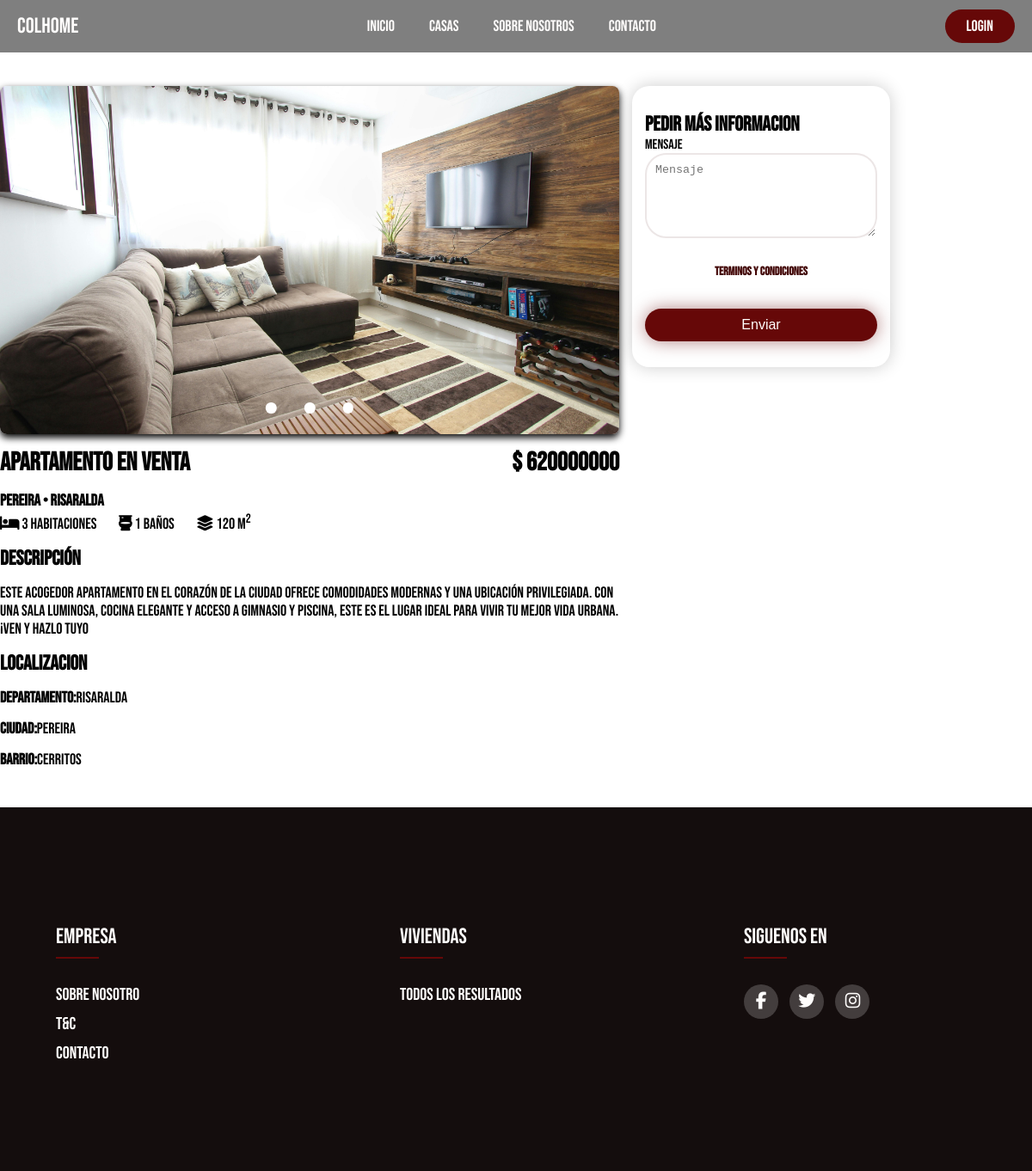
/single_house.php?home_id=4, run on the app's committed database.
### tables this page shows
CREATE TABLE `houses` (
  `home_id` int(11) NOT NULL,
  `home_category` varchar(100) NOT NULL,
  `home_price` int(11) NOT NULL,
  `home_city` varchar(100) NOT NULL,
  `home_neighborhood` varchar(100) NOT NULL,
  `home_location` varchar(50) NOT NULL,
  `home_rooms` int(11) NOT NULL,
  `home_bathrooms` int(11) NOT NULL,
  `home_meters` int(11) NOT NULL,
  `home_description` varchar(255) NOT NULL,
  `home_importance` varchar(255) NOT NULL DEFAULT 'alta',
  `home_image1` varchar(255) NOT NULL,
  `home_image2` varchar(255) NOT NULL,
  `home_image3` varchar(255) NOT NULL
);

### single_house.php (the view, shortened to what this page needs)
<?php
    include('server/connection.php');
    if(isset($_POST['more-information'])){
        if(isset($_SESSION['logged_in'])){
            $user_id = $_SESSION['user_id'];
            $user_email = $_SESSION['user_email'];
            $user_message = $_POST['message'];
            $homeId = (int)$_POST['home_id'];
            $stmt1 = $conn->prepare("INSERT INTO send_information (user_id,home_id,information_message)
                                    VALUES (?,?,?) ");
            $stmt1->bind_param('iis',$user_id,$homeId,$user_message);
            if($stmt1->execute()){
                header('location: single_house.php?message=Mensaje enviado Pronto resiviras Informacion');
            }else{
                header('location: single_house.php?error=Ocurrio un error intenta enviar el mesaje de nuevo');
            }
        }else{
            header('location: login.php');
        }
    }
    else if(isset($_GET['home_id'])){
        $home_id = $_GET['home_id'];
        $stmt = $conn->prepare("SELECT * FROM houses WHERE home_id= ? ");
        $stmt->bind_param("i",$home_id);
        $stmt->execute();
        $home_information = $stmt->get_result();
    }else{
        header('location: index.php');
        echo $home_id;
    }
?>
<!DOCTYPE html>
<html lang="es">
<head>
    <link rel="stylesheet" href="styles/style.css">
    <link rel="stylesheet" type="text/css"
        href="https://cdnjs.cloudflare.com/ajax/libs/font-awesome/6.5.1/css/all.min.css">
</head>
<body>
    <?php include('loyouts/header.php')?>
    <main>
        <section class="container">
            <div class="content-single-house">
            <?php while($home = $home_information->fetch_assoc()) {?>
                <div class="single-house-information">
                    <div class="content-slider">
                        <div class="slider">
                            <img id="slider1" src="imgs/<?php echo$home['home_image1'];?>" alt="">
                        </div>
                        <div class="slider-nav">
                            <a href="#slider1"></a>
                            <a href="#slider2"></a>
                            <a href="#slider3"></a>
                        </div>
                    </div>
                    <div class="single-house-text">
                        <div class="single-house-title">
                            <h1><?php echo$home['home_category'];?> en venta</h1>
                            <h1>$ <?php echo$home['home_price'];?></h1>
                        </div>
                        <div class="main-characteristics">
                            <h3><?php echo$home['home_city'];?> <span>&#8226</span> <?php echo$home['home_location'];?></h3>
                            <span class="icon"><i class="fa-solid fa-bed"></i> <?php echo$home['home_rooms'];?> Habitaciones</span>
                            <span class="icon"><i class="fa-solid fa-toilet"></i> <?php echo$home['home_bathrooms'];?> Baños</span>
                            <span class="icon"><i class="fa-solid fa-layer-group"></i> <?php echo$home['home_meters'];?> m<sup>2</sup> </span>
                        </div>
                        <div class="single-house-details">
                            <h2>Descripción</h2>
                            <p> <?php echo$home['home_description'];?></p>
                            <h2>Localizacion</h2>
                            <p><strong>Departamento:</strong><?php echo$home['home_location'];?></p>
                            <p><strong>Ciudad:</strong><?php echo$home['home_city'];?></p>
                            <p><strong>Barrio:</strong><?php echo$home['home_neighborhood'];?></p>
                        </div>
                    </div>
                </div>
            <?php }?>
                <div class="content-form-single-product">
                    <div class="form-single-house ">
                        <form action="single_house.php" method="post">
                            <h2>Pedir más Informacion</h2>
                            <div class="input-group">
                                <label for="message">Mensaje</label>
                                <textarea name="message" id="message" cols="30" rows="5"
                                    placeholder="Mensaje"></textarea>
                                <div class="form-txt-contact">
                                    <a href="t&c.html">Terminos y Condiciones</a>
                                </div>
                                <input type="submit" class="btn-form-single-house" name="more-information" value="Enviar">
                            </div>
                        </form>
                    </div>
                </div>
            </div>
        </section>
    </main>
    <?php include('loyouts/footer.php')?>
</body>
</html>

### styles/style.css (style rules this page uses)
* { margin: 0; padding: 0; text-decoration: none; box-sizing: border-box ; list-style: none; }
body { font-family: "Bebas Neue", sans-serif; }
.container { max-width: 1200px; margin: 0 auto; }
.content-account input,textarea { padding: 10px 10px ; border-radius: 25px; margin-bottom: 20px; border: 2px solid #ece6e6; outline: none; }
.form-txt-contact { margin-bottom: 5px; display: flex; justify-content: center; }
.form-txt-contact a { color: rgb(65, 5, 5); font-size: 14px ; font-weight: 600; padding-top: 10px; }
.content-contact input,textarea { padding: 10px 10px ; border-radius: 25px; margin-bottom: 20px; border: 2px solid #ece6e6; outline: none; }
.input-group { display: flex; flex-direction: column; text-align: left; }
.content-single-house { min-height: 100vh; max-width:100vw; min-width: 100vw; display: flex; flex-wrap: wrap; flex-direction: row; margin-top: 100px; }
.single-house-information { display: flex; flex-direction: column; max-width: 60vw; }
.content-slider { position: relative; max-width: 60vw; margin: 0 auto; }
.slider { display: flex; aspect-ratio: 16 / 9; overflow-x: hidden; scroll-snap-type: x mandatory; scroll-behavior: smooth; box-shadow: 0 .25rem .5rem #000000; border-radius: 0.5rem; }
.slider img { flex: 1 0 100%; scroll-snap-align: none; object-fit: cover; }
.slider-nav { display: flex; column-gap: 2rem; position: absolute; bottom: 1.5rem; left: 50%; transform: translateX(-50%); z-index: 1; }
.slider-nav a { width: .8rem; height: .8rem; border-radius: 50%; background-color: white; transition: opacity ease 250ms; }
.single-house-title { display: flex; justify-content: space-between; font-size: 20px; margin: 15px 0px; font-weight: 500; }
.main-characteristics { margin-bottom: 15px ; }
.main-characteristics .icon { margin-right: 23px; font-size: 18px; }
.single-house-details h2,p { margin-bottom: 15px; }
.single-house-details p { font-size: 18px; }
.form-single-house { right: 0; }
.content-form-single-product { position: relative; min-height: 100vh; }
.form-single-house { padding: 30px 15px ; margin: 0 15px; box-shadow: 0 0 20px rgba(0, 0, 0, 0.2); border-radius: 20px; width: 300px; position: sticky; right: 0; top: 80px; }
.btn-form-single-house { font-size: 16px; padding: 10px 0 ; color: #fffdfc; border: 0; border-radius: 25px; background-color: rgb(102, 8, 8); box-shadow: 0 0 20px rgba(102, 8, 8, .5); cursor: pointer; }
.edit-home input,textarea,select,option { padding: 10px 10px ; border-radius: 25px; margin-bottom: 20px; border: 2px solid #ece6e6; outline: none; }

### data on the page
houses: home_image1 (picture), home_category "Apartamento", home_price "620000000", home_city "pereira", home_location "Risaralda", home_rooms "3", home_bathrooms "1", home_meters "120", home_description "Este acogedor apartamento en el corazón de la ciudad ofrece comodidades modernas y una ubicación privilegiada. Con una sala luminosa, cocina elegante y acceso a gimnasio y piscina, este es el lugar ideal para vivir tu mejor vida urbana. ¡Ven y hazlo tuyo", home_neighborhood "Cerritos"
